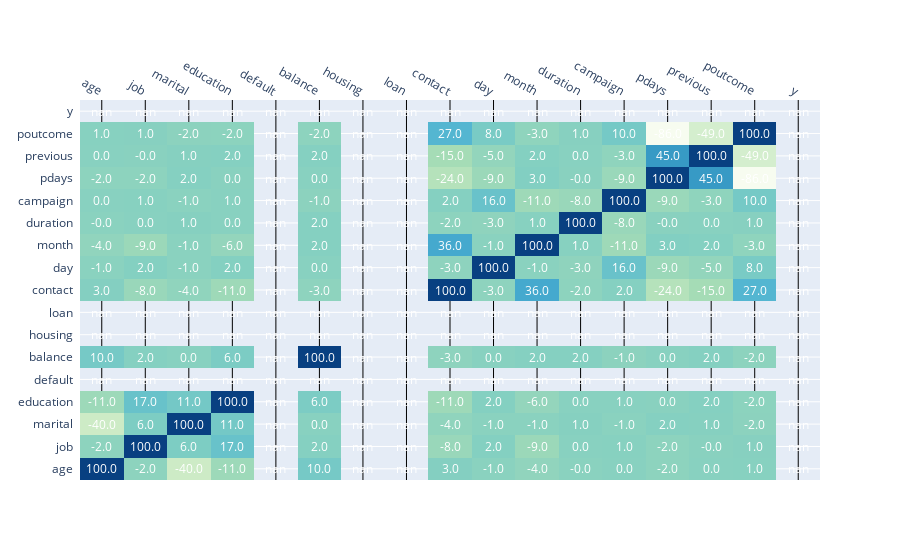

The code cell stored with this chart in its notebook:
### Markdown cell above
^^Aquí quise observar de la proporción que si que había invertido en nuestro deposito, que proporción estaba tomando un prestamo adicional actualmente, y que proporción de ellos no habían sido capaz de cumplirlo.

### Code cell
# Matriz de correlación para ver la relación entre las variables
# Antes debo de convertir las variables categóricas a numéricas
df['y'] = pd.Categorical(df['y']).codes
df['default'] = pd.Categorical(df['default']).codes
df['housing'] = pd.Categorical(df['housing']).codes
df['loan'] = pd.Categorical(df['loan']).codes
df['job'] = pd.Categorical(df['job']).codes
df['education'] = pd.Categorical(df['education']).codes
df['marital'] = pd.Categorical(df['marital']).codes
df['contact'] = pd.Categorical(df['contact']).codes
df['month'] = pd.Categorical(df['month']).codes
df['poutcome'] = pd.Categorical(df['poutcome']).codes

corr = df.corr(numeric_only=True)
figure = ff.create_annotated_heatmap(
        x = list(corr.columns),
        y = list(corr.index),
        z = np.array(corr),
        annotation_text = np.round(np.array(corr)*100),
        hoverinfo='z',
        colorscale=px.colors.sequential.GnBu
)

figure.show()
